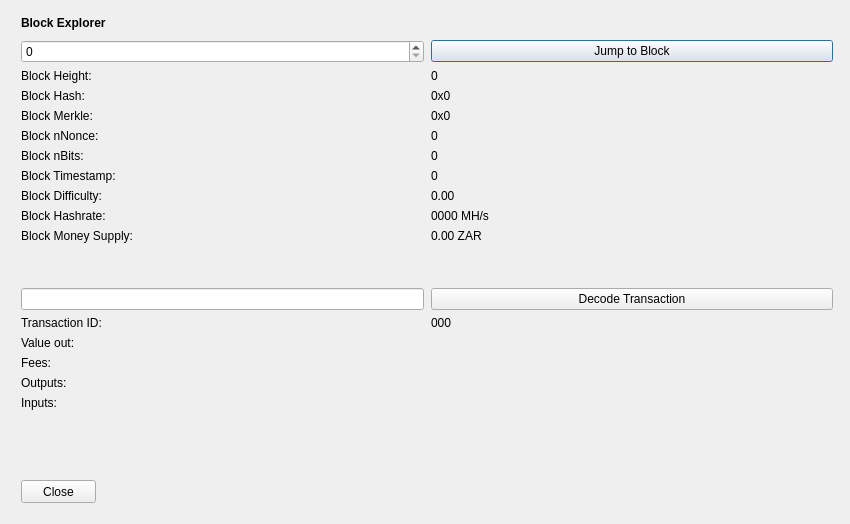
<?xml version="1.0" encoding="UTF-8"?>
<ui version="4.0">
 <class>BlockBrowser</class>
 <widget class="QDialog" name="BlockBrowser">
  <property name="windowModality">
   <enum>Qt::NonModal</enum>
  </property>
  <property name="enabled">
   <bool>true</bool>
  </property>
  <property name="geometry">
   <rect>
    <x>0</x>
    <y>0</y>
    <width>850</width>
    <height>524</height>
   </rect>
  </property>
  <property name="sizePolicy">
   <sizepolicy hsizetype="Preferred" vsizetype="Preferred">
    <horstretch>0</horstretch>
    <verstretch>0</verstretch>
   </sizepolicy>
  </property>
  <property name="minimumSize">
   <size>
    <width>0</width>
    <height>0</height>
   </size>
  </property>
  <property name="acceptDrops">
   <bool>false</bool>
  </property>
  <property name="windowTitle">
   <string>Zarko Block Explorer</string>
  </property>
  <layout class="QGridLayout">
   <property name="sizeConstraint">
    <enum>QLayout::SetMaximumSize</enum>
   </property>
   <property name="leftMargin">
    <number>21</number>
   </property>
   <property name="topMargin">
    <number>10</number>
   </property>
   <property name="rightMargin">
    <number>10</number>
   </property>
   <item row="1" column="0">
    <widget class="QWidget" name="widget" native="true">
     <widget class="QWidget" name="layoutWidgetBE1">
      <property name="geometry">
       <rect>
        <x>0</x>
        <y>0</y>
        <width>822</width>
        <height>27</height>
       </rect>
      </property>
      <layout class="QHBoxLayout" name="horizontalLayoutBE">
       <property name="spacing">
        <number>7</number>
       </property>
       <item>
        <widget class="QLabel" name="labelBlockExplorer">
         <property name="sizePolicy">
          <sizepolicy hsizetype="Preferred" vsizetype="Maximum">
           <horstretch>0</horstretch>
           <verstretch>0</verstretch>
          </sizepolicy>
         </property>
         <property name="font">
          <font>
           <weight>75</weight>
           <bold>true</bold>
          </font>
         </property>
         <property name="styleSheet">
          <string notr="true">font-weight:bold;</string>
         </property>
         <property name="text">
          <string>Block Explorer</string>
         </property>
        </widget>
       </item>
       <item>
        <spacer name="horizontalSpacerBE">
         <property name="orientation">
          <enum>Qt::Horizontal</enum>
         </property>
         <property name="sizeHint" stdset="0">
          <size>
           <width>40</width>
           <height>20</height>
          </size>
         </property>
        </spacer>
       </item>
      </layout>
     </widget>
     <widget class="QWidget" name="layoutWidgetBE2">
      <property name="geometry">
       <rect>
        <x>0</x>
        <y>30</y>
        <width>812</width>
        <height>410</height>
       </rect>
      </property>
      <layout class="QGridLayout" name="gridLayoutBE" rowstretch="0,0,0,0,0,0,0,0,0,0,0,0,0,0,0,0,0,0,0,0" columnstretch="0,0">
       <property name="sizeConstraint">
        <enum>QLayout::SetDefaultConstraint</enum>
       </property>
       <property name="horizontalSpacing">
        <number>7</number>
       </property>
       <item row="14" column="1">
        <widget class="QLabel" name="txID">
         <property name="text">
          <string>000</string>
         </property>
         <property name="textInteractionFlags">
          <set>Qt::LinksAccessibleByMouse|Qt::TextSelectableByMouse</set>
         </property>
        </widget>
       </item>
       <item row="8" column="1">
        <widget class="QLabel" name="timeBox">
         <property name="text">
          <string>0</string>
         </property>
         <property name="textInteractionFlags">
          <set>Qt::LinksAccessibleByMouse|Qt::TextSelectableByMouse</set>
         </property>
        </widget>
       </item>
       <item row="9" column="1">
        <widget class="QLabel" name="diffBox">
         <property name="text">
          <string>0.00</string>
         </property>
         <property name="textInteractionFlags">
          <set>Qt::LinksAccessibleByMouse|Qt::TextSelectableByMouse</set>
         </property>
        </widget>
       </item>
       <item row="10" column="0">
        <widget class="QLabel" name="hashRateLabel">
         <property name="text">
          <string>Block Hashrate:</string>
         </property>
        </widget>
       </item>
       <item row="9" column="0">
        <widget class="QLabel" name="diffLabel">
         <property name="text">
          <string>Block Difficulty:</string>
         </property>
        </widget>
       </item>
       <item row="17" column="1">
        <widget class="QLabel" name="outputBox">
         <property name="text">
          <string/>
         </property>
         <property name="alignment">
          <set>Qt::AlignLeading|Qt::AlignLeft|Qt::AlignTop</set>
         </property>
         <property name="textInteractionFlags">
          <set>Qt::LinksAccessibleByMouse|Qt::TextSelectableByMouse</set>
         </property>
        </widget>
       </item>
       <item row="3" column="1">
        <widget class="QLabel" name="heightLabelBE1">
         <property name="text">
          <string>0</string>
         </property>
         <property name="textInteractionFlags">
          <set>Qt::LinksAccessibleByMouse|Qt::TextSelectableByMouse</set>
         </property>
        </widget>
       </item>
       <item row="1" column="1">
        <widget class="QPushButton" name="blockButton">
         <property name="text">
          <string>Jump to Block</string>
         </property>
        </widget>
       </item>
       <item row="3" column="0">
        <widget class="QLabel" name="heightLabelBE2">
         <property name="text">
          <string>Block Height:</string>
         </property>
        </widget>
       </item>
       <item row="7" column="0">
        <widget class="QLabel" name="bitsLabel">
         <property name="text">
          <string>Block nBits:</string>
         </property>
        </widget>
       </item>
       <item row="6" column="1">
        <widget class="QLabel" name="nonceBox">
         <property name="text">
          <string>0</string>
         </property>
         <property name="textInteractionFlags">
          <set>Qt::LinksAccessibleByMouse|Qt::TextSelectableByMouse</set>
         </property>
        </widget>
       </item>
       <item row="6" column="0">
        <widget class="QLabel" name="nonceLabel">
         <property name="text">
          <string>Block nNonce:</string>
         </property>
        </widget>
       </item>
       <item row="5" column="1">
        <widget class="QLabel" name="merkleBox">
         <property name="minimumSize">
          <size>
           <width>187</width>
           <height>0</height>
          </size>
         </property>
         <property name="text">
          <string>0x0</string>
         </property>
         <property name="textInteractionFlags">
          <set>Qt::LinksAccessibleByMouse|Qt::TextSelectableByMouse</set>
         </property>
        </widget>
       </item>
       <item row="16" column="0">
        <widget class="QLabel" name="feesLabel">
         <property name="text">
          <string>Fees:</string>
         </property>
        </widget>
       </item>
       <item row="15" column="1">
        <widget class="QLabel" name="valueBox">
         <property name="text">
          <string/>
         </property>
         <property name="textInteractionFlags">
          <set>Qt::LinksAccessibleByMouse|Qt::TextSelectableByMouse</set>
         </property>
        </widget>
       </item>
       <item row="7" column="1">
        <widget class="QLabel" name="bitsBox">
         <property name="text">
          <string>0</string>
         </property>
         <property name="textInteractionFlags">
          <set>Qt::LinksAccessibleByMouse|Qt::TextSelectableByMouse</set>
         </property>
        </widget>
       </item>
       <item row="8" column="0">
        <widget class="QLabel" name="timeLabel">
         <property name="text">
          <string>Block Timestamp:</string>
         </property>
        </widget>
       </item>
       <item row="17" column="0">
        <widget class="QLabel" name="outputLabel">
         <property name="text">
          <string>Outputs:</string>
         </property>
         <property name="alignment">
          <set>Qt::AlignLeading|Qt::AlignLeft|Qt::AlignTop</set>
         </property>
        </widget>
       </item>
       <item row="1" column="0">
        <widget class="QSpinBox" name="heightBox">
         <property name="sizePolicy">
          <sizepolicy hsizetype="Preferred" vsizetype="Fixed">
           <horstretch>0</horstretch>
           <verstretch>0</verstretch>
          </sizepolicy>
         </property>
         <property name="maximum">
          <number>99999999</number>
         </property>
        </widget>
       </item>
       <item row="4" column="0">
        <widget class="QLabel" name="hashLabel">
         <property name="text">
          <string>Block Hash:</string>
         </property>
        </widget>
       </item>
       <item row="16" column="1">
        <widget class="QLabel" name="feesBox">
         <property name="text">
          <string/>
         </property>
         <property name="textInteractionFlags">
          <set>Qt::LinksAccessibleByMouse|Qt::TextSelectableByMouse</set>
         </property>
        </widget>
       </item>
       <item row="4" column="1">
        <widget class="QLabel" name="hashBox">
         <property name="enabled">
          <bool>true</bool>
         </property>
         <property name="sizePolicy">
          <sizepolicy hsizetype="Preferred" vsizetype="Preferred">
           <horstretch>0</horstretch>
           <verstretch>0</verstretch>
          </sizepolicy>
         </property>
         <property name="minimumSize">
          <size>
           <width>0</width>
           <height>0</height>
          </size>
         </property>
         <property name="text">
          <string>0x0</string>
         </property>
         <property name="textInteractionFlags">
          <set>Qt::LinksAccessibleByMouse|Qt::TextSelectableByMouse</set>
         </property>
        </widget>
       </item>
       <item row="14" column="0">
        <widget class="QLabel" name="txLabel">
         <property name="text">
          <string>Transaction ID:</string>
         </property>
        </widget>
       </item>
       <item row="15" column="0">
        <widget class="QLabel" name="valueLabel">
         <property name="text">
          <string>Value out:</string>
         </property>
        </widget>
       </item>
       <item row="13" column="0">
        <widget class="QLineEdit" name="txBox">
         <property name="sizePolicy">
          <sizepolicy hsizetype="Preferred" vsizetype="Fixed">
           <horstretch>0</horstretch>
           <verstretch>0</verstretch>
          </sizepolicy>
         </property>
         <property name="inputMask">
          <string comment="Transaction id" extracomment="Transaction id"/>
         </property>
        </widget>
       </item>
       <item row="12" column="0">
        <spacer name="verticalSpacer_2">
         <property name="orientation">
          <enum>Qt::Vertical</enum>
         </property>
         <property name="sizeHint" stdset="0">
          <size>
           <width>20</width>
           <height>20</height>
          </size>
         </property>
        </spacer>
       </item>
       <item row="10" column="1">
        <widget class="QLabel" name="hashRateBox">
         <property name="text">
          <string>0000 MH/s</string>
         </property>
         <property name="textInteractionFlags">
          <set>Qt::LinksAccessibleByMouse|Qt::TextSelectableByMouse</set>
         </property>
        </widget>
       </item>
       <item row="19" column="0">
        <spacer name="verticalSpacer">
         <property name="orientation">
          <enum>Qt::Vertical</enum>
         </property>
         <property name="sizeHint" stdset="0">
          <size>
           <width>20</width>
           <height>40</height>
          </size>
         </property>
        </spacer>
       </item>
       <item row="13" column="1">
        <widget class="QPushButton" name="txButton">
         <property name="text">
          <string>Decode Transaction</string>
         </property>
        </widget>
       </item>
       <item row="18" column="0">
        <widget class="QLabel" name="inputLabel">
         <property name="text">
          <string>Inputs:</string>
         </property>
         <property name="alignment">
          <set>Qt::AlignLeading|Qt::AlignLeft|Qt::AlignTop</set>
         </property>
        </widget>
       </item>
       <item row="5" column="0">
        <widget class="QLabel" name="merkleLabel">
         <property name="text">
          <string>Block Merkle:</string>
         </property>
        </widget>
       </item>
       <item row="18" column="1">
        <widget class="QLabel" name="inputBox">
         <property name="text">
          <string/>
         </property>
         <property name="alignment">
          <set>Qt::AlignLeading|Qt::AlignLeft|Qt::AlignTop</set>
         </property>
         <property name="textInteractionFlags">
          <set>Qt::LinksAccessibleByMouse|Qt::TextSelectableByMouse</set>
         </property>
        </widget>
       </item>
       <item row="11" column="0">
        <widget class="QLabel" name="moneySupplyLabel">
         <property name="text">
          <string>Block Money Supply:</string>
         </property>
        </widget>
       </item>
       <item row="11" column="1">
        <widget class="QLabel" name="moneySupplyBox">
         <property name="text">
          <string>0.00 ZAR</string>
         </property>
         <property name="textInteractionFlags">
          <set>Qt::LinksAccessibleByMouse|Qt::TextSelectableByMouse</set>
         </property>
        </widget>
       </item>
      </layout>
     </widget>
     <widget class="QPushButton" name="closeButton">
      <property name="geometry">
       <rect>
        <x>0</x>
        <y>470</y>
        <width>75</width>
        <height>23</height>
       </rect>
      </property>
      <property name="text">
       <string>Close</string>
      </property>
     </widget>
    </widget>
   </item>
  </layout>
 </widget>
 <resources/>
 <connections/>
</ui>
